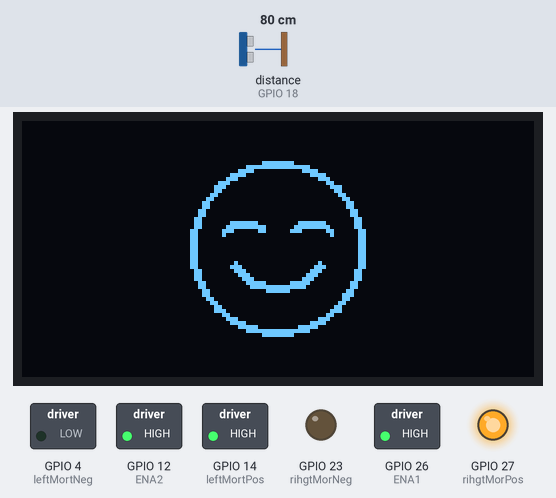
This sketch was run on a simulated ESP32. Parts: 128×64 one-colour display, switched loads named in the sketch (green lamp = pin HIGH), output pins drawn as LEDs (lit = HIGH). Wiring (inferred from the names in the program): ultrasonic range finder: trigger GPIO 5; echo GPIO 18. The inputs (shaded band) are chosen by the test bench; at power-on: distance to the obstacle (sensor on GPIO 18) 80 cm. The echo pulse lasts 58.3 µs per cm; random numbers use the default seed unless the sketch sets one; pins used as bus, display or sensor lines are not drawn; what the sketch prints to the serial monitor is not drawn.

Above: at 1.23 s.
1.3 s: distance to the obstacle (sensor on GPIO 18) set to 22 cm
3.8 s: distance to the obstacle (sensor on GPIO 18) set to 19 cm
At 4.6 s:
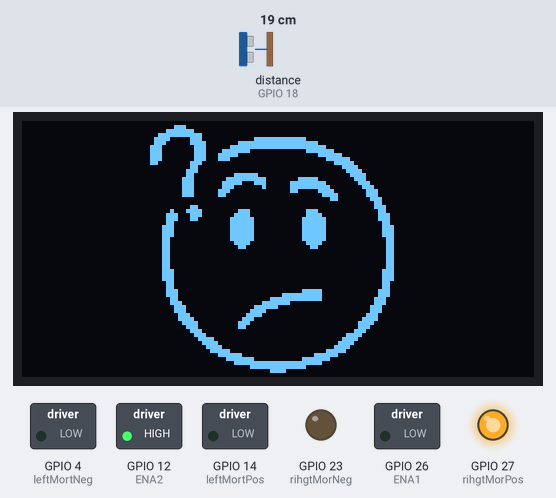
5.4 s: distance to the obstacle (sensor on GPIO 18) set to 7 cm
8.4 s: distance to the obstacle (sensor on GPIO 18) set to 4 cm
At 10.15 s:
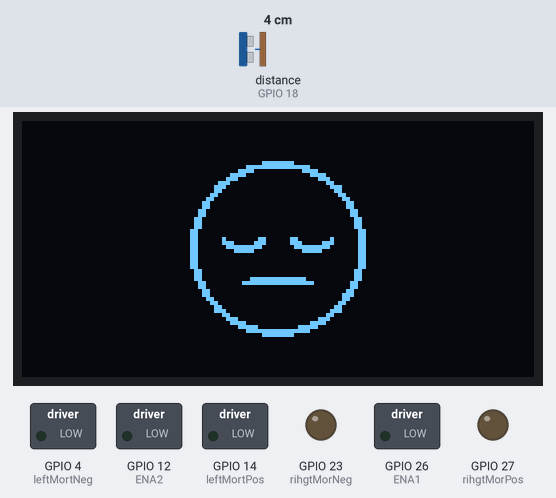
11.4 s: distance to the obstacle (sensor on GPIO 18) set to 35 cm
At 12.0 s:
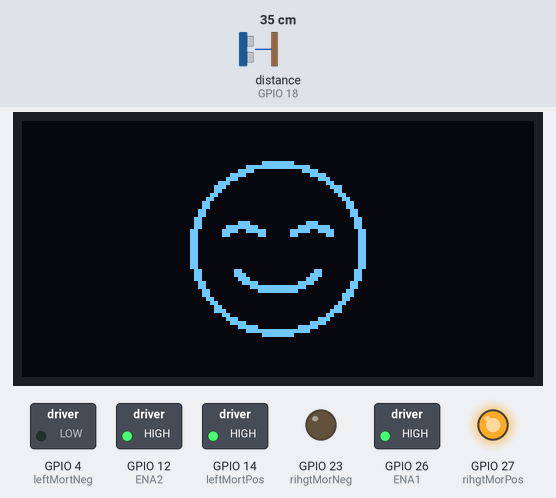
12.9 s: distance to the obstacle (sensor on GPIO 18) set to 2 cm
At 13.0 s:
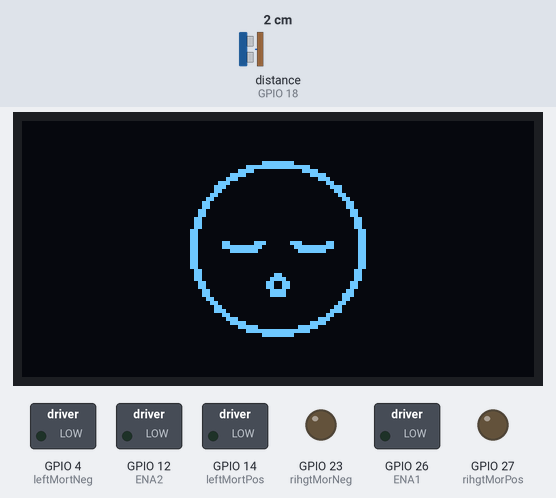
Timing chart, 0 to 15.9 s (numbered marks = the images above; inputs shaded):
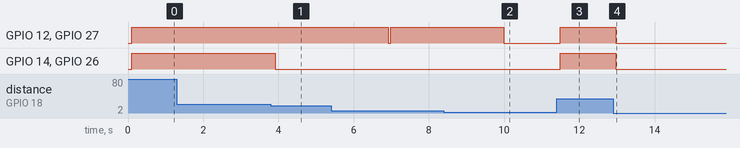

The sketch:

Sketch.ino
```cpp
#include <Adafruit_GFX.h>
#include <Adafruit_SSD1306.h>
#include "ConfusedFra.h"
#include "AngryFra.h"
#include "HappyFra.h"
#include "motion.h"

enum moods {confused, angry, happy}; //only for simulation I will be adding 3 emotion states. The actual version will have more than thsi

float getDistance();
void emotions(moods mood);

//OLED
#define SCREEN_I2C_ADDR 0x3C // or 0x3C
#define SCREEN_WIDTH 128     // OLED display width, in pixels
#define SCREEN_HEIGHT 64     // OLED display height, in pixels
#define OLED_RST_PIN -1      // Reset pin (-1 if not available)

Adafruit_SSD1306 display(128, 64, &Wire, OLED_RST_PIN);

//sensor pinout
int ECHO = 18;
int TRIG = 5;


//Motor pinout
/*int leftMortPos = 14; //in2
int leftMortNeg = 4; //in1
int rihgtMorPos = 27; //in3
int rihgtMorNeg =23; //in4
int ENA2= 12;
int ENA1 = 26;
*/


int frame =0;


void setup() {
  pinMode(ECHO, INPUT);
  pinMode(TRIG, OUTPUT);
  pinMode(leftMortNeg, OUTPUT);
  pinMode(leftMortPos, OUTPUT);
  pinMode(rihgtMorNeg, OUTPUT);
  pinMode(rihgtMorPos, OUTPUT);
  pinMode(ENA1, OUTPUT);
  pinMode(ENA2, OUTPUT);

  Serial.begin(115200);

  display.begin(SSD1306_SWITCHCAPVCC, SCREEN_I2C_ADDR);

}

void loop() {


  float distance = getDistance();

  if(distance < 5)
  {
    Serial.println("Stopped");
    emotions(angry);
    STop();
  }

  else if (distance < 20.0)
  {
    Serial.println("Object in front");
    emotions(confused);

    int turn = random(0, 2);
    if( turn == 0) {
      Serial.println("Turn right");
      rightTurn();
      delay(3000);
      STop();

    }

    else{
      Serial.println("Turn left");
      //turn right = false;
      leftTurn();
      delay(3000);
      STop();
    }
  }

   else
   {
    emotions(happy);
    moveForward();
   }
}

//function to get the distance
float getDistance() {
  digitalWrite(TRIG, LOW);
  delayMicroseconds(2);

  digitalWrite(TRIG, HIGH);
  delayMicroseconds(10);

  digitalWrite(TRIG, LOW);

  int duration = pulseIn(ECHO, HIGH, 30000);
  float distance = duration * 0.034 / 2;

  Serial.print("Distance ");
  Serial.println(distance);

  return distance;
}

void emotions(moods mood)
{
  display.clearDisplay();

  switch (mood) {
    case confused:
      display.drawBitmap(32, 0, Confusedframes[frame], ConfuFRAME_WIDTH, ConfuFRAME_HEIGHT, 1);
      frame = (frame + 1) % ConfuFRAME_COUNT;

      break;
      case angry:
      display.drawBitmap(40, 8, Angryframes[frame], AngFRAME_WIDTH, AngFRAME_HEIGHT,
      1);
      frame = (frame + 1) % AngFRAME_COUNT;

      break;
      case happy:
        display.drawBitmap(40, 8, Happyframes[frame], HapFRAME_WIDTH, HapFRAME_HEIGHT, 1);
        frame = (frame + 1) % HapFRAME_COUNT;

      break;

      default:
      Serial.println("HOW DID YOU GET HERE?");
      break;

  }
   display.display();
   delay(FRAME_DELAY);

  }
```

motion.h
```cpp
int leftMortPos = 14; //in2
int leftMortNeg = 4; //in1
int rihgtMorPos = 27; //in3
int rihgtMorNeg =23; //in4
int ENA2= 12;
int ENA1 = 26;

int fast =255;
int slow = 100;

void moveForward()
{
    digitalWrite(ENA2, HIGH);
    digitalWrite(ENA1, HIGH);


    digitalWrite(leftMortPos, HIGH);
    digitalWrite(leftMortNeg, LOW);

    digitalWrite(rihgtMorPos, HIGH);
    digitalWrite(rihgtMorNeg, LOW);

    Serial.println("Continue walking");
}

void reverse()
{
    digitalWrite(ENA1, HIGH);
    digitalWrite(ENA2, HIGH);

    digitalWrite(leftMortPos, LOW);
    digitalWrite(leftMortNeg, HIGH);

    digitalWrite(rihgtMorPos, LOW);
    digitalWrite(rihgtMorNeg, HIGH);

    Serial.println("Reverse now");
}

void STop()
{
    digitalWrite(ENA1, LOW);
    digitalWrite(ENA2, LOW);

    digitalWrite(leftMortPos, LOW);
    digitalWrite(leftMortNeg, LOW);

    digitalWrite(rihgtMorPos, LOW);
    digitalWrite(rihgtMorNeg, LOW);

    Serial.println("Stopping");
}

void rightTurn()
{

    digitalWrite(ENA1, HIGH);
    digitalWrite(ENA2, LOW);

    digitalWrite(leftMortPos, HIGH);
    digitalWrite(leftMortNeg, LOW);

    digitalWrite(rihgtMorPos, LOW);
    digitalWrite(rihgtMorNeg, LOW);

    Serial.println("Turning right");
}

void leftTurn()
{

    digitalWrite(ENA1, LOW);
    digitalWrite(ENA2, HIGH);

    digitalWrite(leftMortPos, LOW);
    digitalWrite(leftMortNeg, LOW);

    digitalWrite(rihgtMorPos, HIGH);
    digitalWrite(rihgtMorNeg, LOW);

    Serial.println("Turning left");

}
```

Source omitted: AngryFra.h (data table, 20130 bytes), ConfusedFra.h (data table, 36733 bytes), HappyFra.h (data table, 20344 bytes)

Measured:
- the behaviour switches between 21 and 20 cm on distance to the obstacle (sensor on GPIO 18) (found by bisection; images 0 and 1)
- the behaviour switches between 6 and 5 cm on distance to the obstacle (sensor on GPIO 18) (found by bisection; images 1 and 2)
- after the input at 3.8 s, GPIO 14 (leftMortPos), GPIO 26 (ENA1): HIGH → LOW after 0.12 s
- after the input at 8.4 s, the display: changes after 1.6 s (image 2)
- after the input at 11.4 s, GPIO 12 (ENA2), GPIO 14 (leftMortPos), GPIO 26 (ENA1), GPIO 27 (rihgtMorPos): LOW → HIGH after 0.10 s
- after the input at 12.9 s, GPIO 12 (ENA2), GPIO 14 (leftMortPos), GPIO 26 (ENA1), GPIO 27 (rihgtMorPos): HIGH → LOW after 0.07 s
